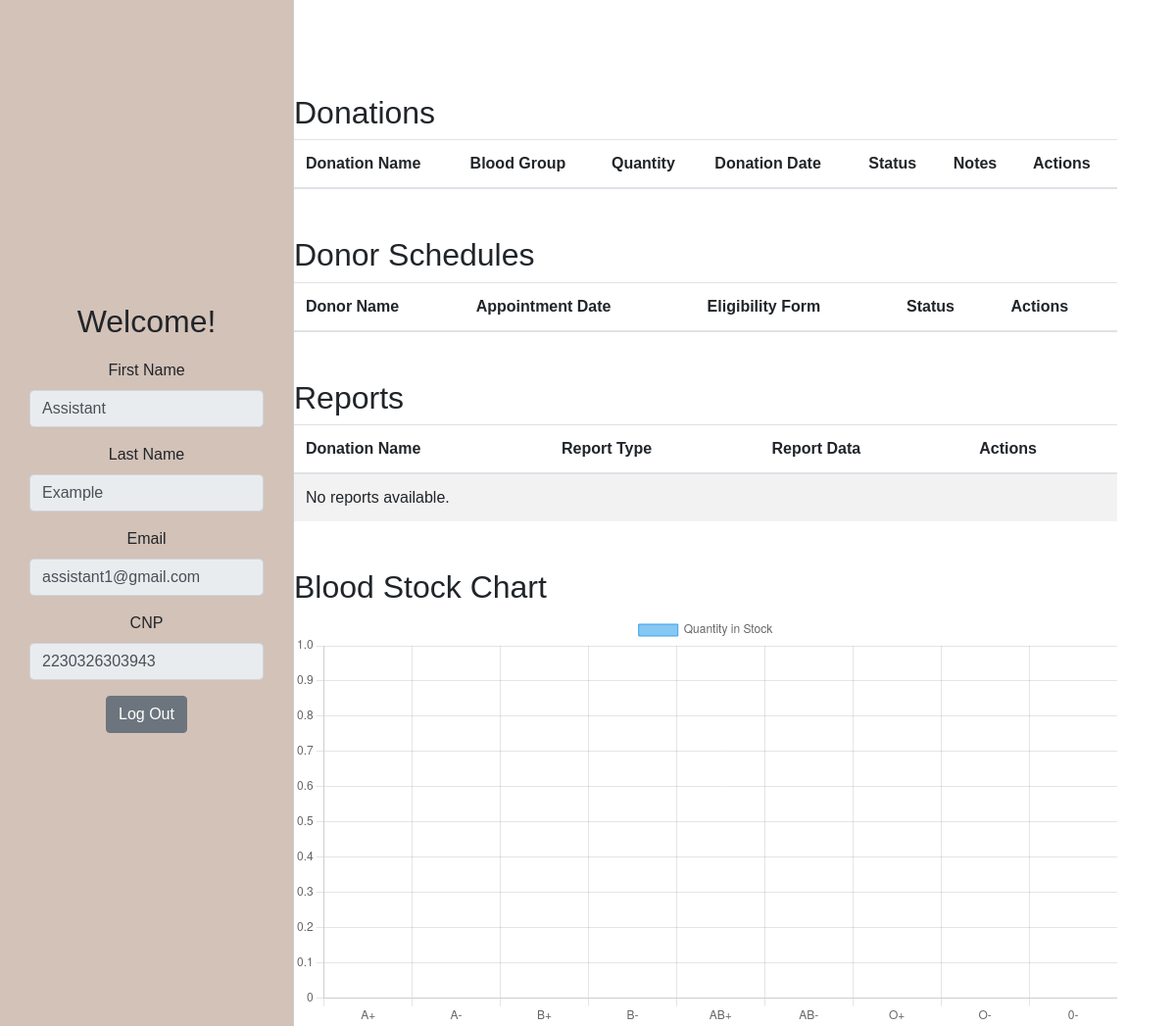
Before: /assistant_dashboard/4 (signed in) with the older database file.
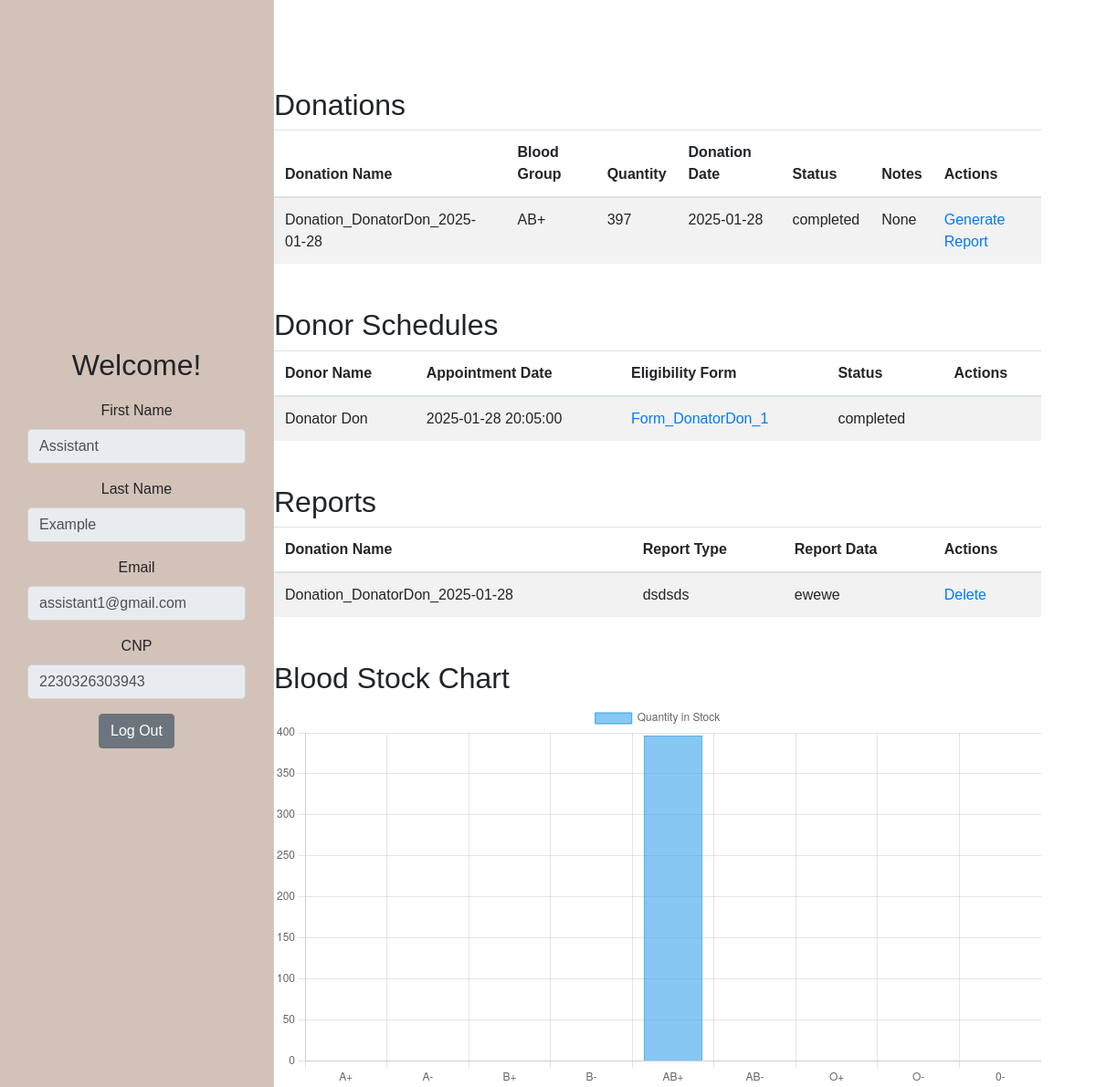
After: the same page with the newer database file.
### models/donation.py (models this page shows)
class Donation(db.Model):
    __tablename__ = 'Donation'
    DonationName = db.Column(db.String)
    DonationID = db.Column(db.Integer, primary_key=True, autoincrement=True)
    ScheduleID = db.Column(db.Integer, db.ForeignKey('Schedule.ScheduleID', ondelete='CASCADE'))
    BloodGroup = db.Column(db.String(5), nullable=False)
    Quantity = db.Column(db.Integer, nullable=False)
    DonationDate = db.Column(db.Date, nullable=False)
    Status = db.Column(db.String(10), nullable=False)
    Notes = db.Column(db.Text)
    schedule = db.relationship('Schedule', backref='donations')
    __table_args__ = (
        db.CheckConstraint("Status IN ('completed', 'returned', 'pending')"),
    )

### models/schedule.py (models this page shows)
class Schedule(db.Model):
    __tablename__ = 'Schedule'
    ScheduleID = db.Column(db.Integer, primary_key=True, autoincrement=True)
    DonorID = db.Column(db.Integer, db.ForeignKey('Donor.DonorID', ondelete='CASCADE'), nullable=False)
    FormID = db.Column(db.Integer, db.ForeignKey('EligibilityForm.FormID', ondelete='CASCADE'), nullable=False)
    AppointmentDate = db.Column(db.DateTime, nullable=False)
    Status = db.Column(db.String(10), default='pending', nullable=False)
    donor = db.relationship('Donor', backref='schedules')
    form = db.relationship('EligibilityForm', backref='schedules')
    __table_args__ = (
        db.CheckConstraint("Status IN ('pending', 'canceled','confirmed','completed')"),
    )

### models/user.py (models this page shows, shortened)
class User(db.Model):
    __tablename__ = 'User'
    UserID = db.Column(db.Integer, primary_key=True, autoincrement=True)
    Role = db.Column(db.String, nullable=False)
    FirstName = db.Column(db.String, nullable=False)
    LastName = db.Column(db.String, nullable=False)
    Email = db.Column(db.String, unique=True, nullable=False)
    Password = db.Column(db.String, nullable=False)
    CNP = db.Column(db.String(13), unique=True, nullable=False)

### models/eligibility_form.py (models this page shows)
class EligibilityForm(db.Model):
    __tablename__ = 'EligibilityForm'
    FormID = db.Column(db.Integer, primary_key=True, autoincrement=True)
    DonorID = db.Column(db.Integer, db.ForeignKey('Donor.DonorID', ondelete='CASCADE'))
    FormName = db.Column(db.String(50), nullable=False)
    BloodGroup = db.Column(db.String(5), nullable=False)
    Age = db.Column(db.Integer, nullable=False)
    Gender = db.Column(db.String(10), nullable=False)
    Weight = db.Column(db.Integer, nullable=False)
    Notes = db.Column(db.Text, nullable=False)
    IsEligible = db.Column(db.Boolean, default=True)
    donor = db.relationship('Donor', backref='eligibility_forms', lazy=True)

### models/report.py (models this page shows)
class Report(db.Model):
    __tablename__ = 'Report'
    ReportID = db.Column(db.Integer, primary_key=True, autoincrement=True)
    AssistantID = db.Column(db.Integer, db.ForeignKey('Assistant.AssistantID', ondelete='SET NULL'), nullable=True)
    DonationID = db.Column(db.Integer, db.ForeignKey('Donation.DonationID', ondelete='SET NULL'), nullable=True)
    ReportType = db.Column(db.String(50), nullable=False)
    ReportData = db.Column(db.Text, nullable=False)
    donation = db.relationship('Donation', backref='reports')
    assistant = db.relationship('Assistant', backref='reports')

### controllers/assistant_controller.py (the view)
    @app.route('/assistant_dashboard/<int:id>')
    def assistant_dashboard(id: int):
        user = User.query.get(id)
        assistant = Assistant.query.filter_by(UserID=id).first()
        assistant_id = assistant.AssistantID
        if not user or not assistant:
            flash('Assistant not found.', 'error')
            return redirect(url_for('login'))
        donors = Donor.query.all()
        schedules = Schedule.query.all()
        donations = Donation.query.all()
        blood_stocks = BloodStock.query.all()
        reports = Report.query.filter_by(AssistantID=assistant_id).all()
        forms = EligibilityForm.query.all()
        return render_template(
            'assistant/assistant_dashboard.html',
            user=user,
            assistant=assistant,
            donors=donors,
            schedules=schedules,
            donations=donations,
            blood_stocks=blood_stocks,
            reports=reports,
            forms=forms
        )

### templates/assistant/assistant_dashboard.html (shortened to what the changed rows need)
{% extends "dashboard_base.html" %}
{% block sidebar_title %}
    Welcome!
{% endblock %}
{% block main_content %}
    <div class="container mt-5" id="donationTable">
    <h2>Donations</h2>
    <table class="table table-striped">
        <thead>
            <tr>
                <th>Donation Name</th>
                <th>Blood Group</th>
                <th>Quantity</th>
                <th>Donation Date</th>
                <th>Status</th>
                <th>Notes</th>
                <th>Actions</th>
            </tr>
        </thead>
        <tbody>
            {% for donation in donations %}
            <tr>
                <td>{{ donation.DonationName }}</td>
                <td>{{ donation.BloodGroup }}</td>
                <td>{{ donation.Quantity }}</td>
                <td>{{ donation.DonationDate }}</td>
                <td>{{ donation.Status }}</td>
                <td>{{ donation.Notes }}</td>
                <td>
                    {% if donation.Status != 'pending' %}
                        <a href="/create/report/{{ assistant.AssistantID }}/{{ donation.DonationID }}">Generate Report</a>
                    {% endif %}
                </td>
            </tr>
            {% endfor %}
        </tbody>
    </table>
</div>
<div class="container mt-5" id="scheduleTable">
    <h2>Donor Schedules</h2>
    <table class="table table-striped">
        <thead>
            <tr>
                <th>Donor Name</th>
                <th>Appointment Date</th>
                <th>Eligibility Form</th>
                <th>Status</th>
                <th>Actions</th>
            </tr>
        </thead>
        <tbody>
            {% for schedule in schedules %}
            <tr>
                <td>{{ schedule.donor.user.FirstName }} {{ schedule.donor.user.LastName }}</td>
                <td>{{ schedule.AppointmentDate }}</td>
                <td>
                    <a href="/view/form/{{ schedule.FormID }}">{{ schedule.form.FormName }}</a>
                </td>
                <td>{{ schedule.Status }}</td>
                <td>
                     <br>
                </td>
            </tr>
            {% endfor %}
        </tbody>
    </table>
</div>
<div class="container mt-5" id="reportTable">
    <h2>Reports</h2>
    <table class="table table-striped">
        <thead>
            <tr>
                <th>Donation Name</th>
                <th>Report Type</th>
                <th>Report Data</th>
                <th>Actions</th>
            </tr>
        </thead>
        <tbody>
            {% for report in reports %}
            <tr>
                <td>{{ report.donation.DonationName }}</td>
                <td>{{ report.ReportType }}</td>
                <td>{{ report.ReportData }}</td>
                <td>
                    <a href="/delete/report/{{ report.ReportID }}">Delete</a>
                </td>
            </tr>
            {% else %}
            <tr><td colspan="4">No reports available.</td></tr>
            {% endfor %}
        </tbody>
    </table>
</div>
    <div class="container mt-5">
        <h2>Blood Stock Chart</h2>
        <canvas id="bloodStockChart"></canvas>
    </div>
    <script>
        const labels = [
            {% for blood_stock in blood_stocks %}
            '{{ blood_stock.BloodGroup }}',
            {% endfor %}
        ];
        const data = [
            {% for blood_stock in blood_stocks %}
            {{ blood_stock.QuantityInStock }},
            {% endfor %}
        ];
        const ctx = document.getElementById('bloodStockChart').getContext('2d');
        new Chart(ctx, {
            type: 'bar',
            data: {
                labels: labels,
                datasets: [{
                    label: 'Quantity in Stock',
                    data: data,
                    backgroundColor: 'rgba(54, 162, 235, 0.6)',
                    borderColor: 'rgba(54, 162, 235, 1)',
                    borderWidth: 1
                }]
            },
            options: {
                responsive: true,
                scales: {
                    y: {
                        beginAtZero: true
                    }
                }
            }
        });
    </script>
{% endblock %}

Changed rows visible on the page:
added Donation: DonationName "Donation_DonatorDon_2025-01-28", BloodGroup "AB+", Quantity "397", DonationDate "2025-01-28", Status "completed", Notes "None"
added Schedule: donor.user.FirstName "Donator", donor.user.LastName "Don", AppointmentDate "2025-01-28 20:05:00", form.FormName "Form_DonatorDon_1", Status "completed"
added Report: donation.DonationName "Donation_DonatorDon_2025-01-28", ReportType "dsdsds", ReportData "ewewe"
Other visible differences:
chart data {{ blood_stock.QuantityInStock }}: 0, 0, 0, 0, 0, 0, 0, 0, 0 → 0, 0, 0, 0, 397, 0, 0, 0, 0
text no longer shown: "No reports available."
